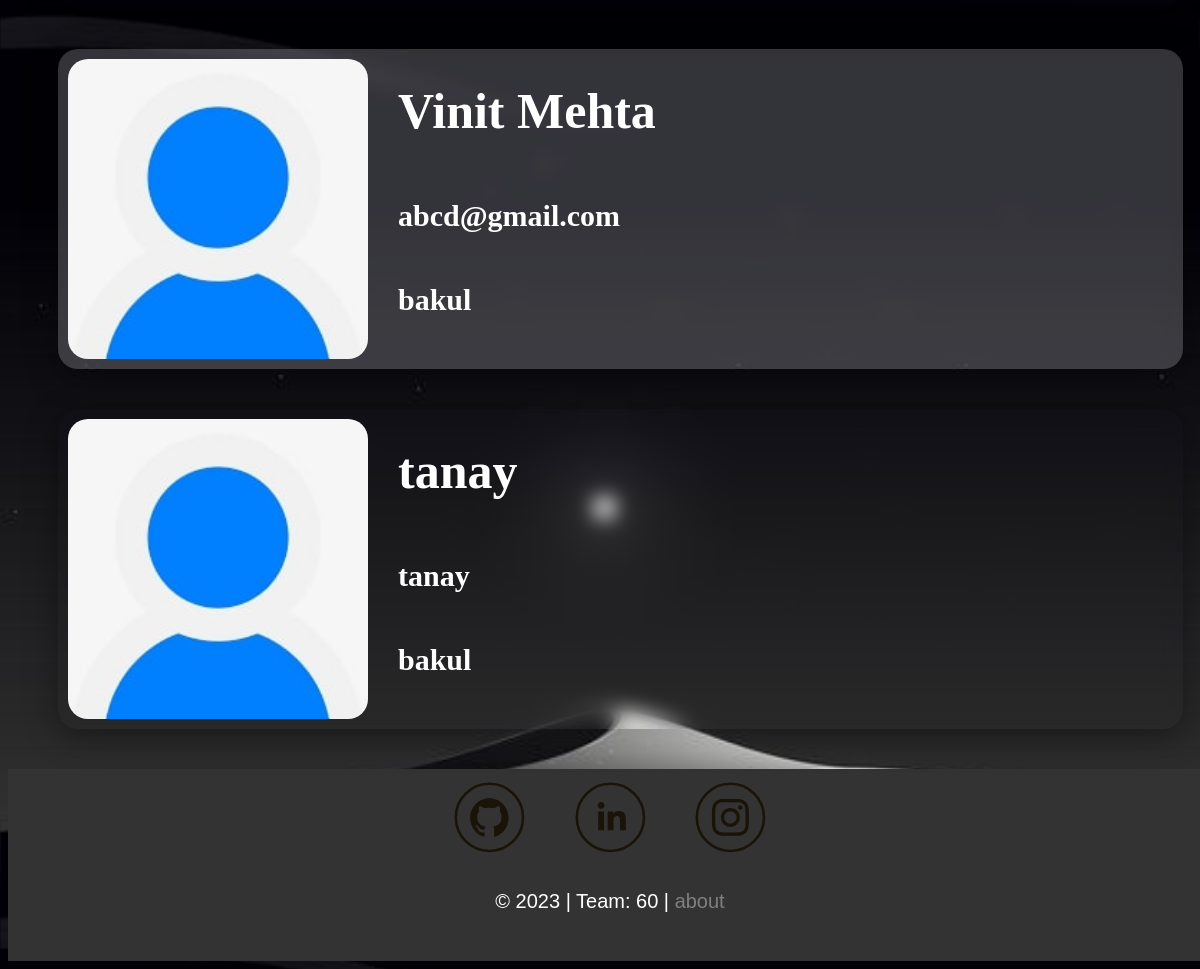
/discover (signed in, lower part), run on an earlier commit of the app's database.
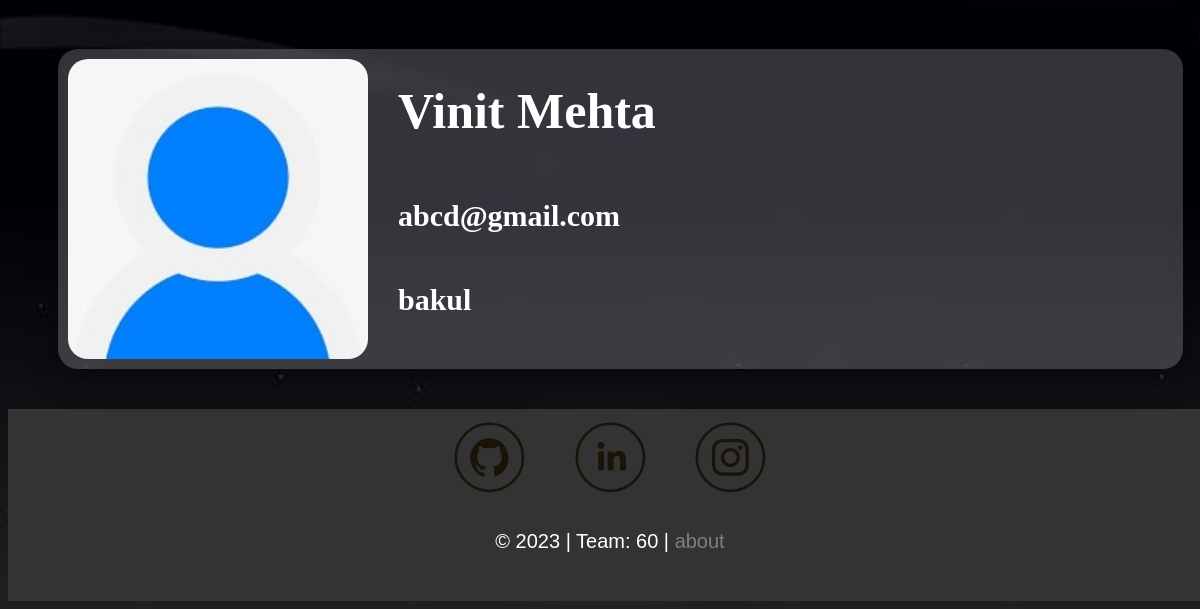
And on a later commit of the database.
### app.py (models this page shows, shortened)
class User(db.Model, UserMixin):
    id = db.Column(db.Integer, primary_key=True)
    name = db.Column(db.String(50), nullable=False)
    username = db.Column(db.String(20), unique=True, nullable=False)
    email = db.Column(db.String(120), unique=True, nullable=False)
    year = db.Column(db.String(3), nullable=False)
    course = db.Column(db.String(3), nullable=False)
    gender = db.Column(db.String(1), nullable=False)
    profile_photo = db.Column(db.String(20), nullable=False, default='default.jpg')
    have_breakfast = db.Column(db.String(1), nullable=False)
    exercise = db.Column(db.String(1), nullable=False)
    meditate = db.Column(db.String(1), nullable=False)
    intro_extro = db.Column(db.String(9), nullable=False)
    smoke = db.Column(db.String(1), nullable=False)
    drink = db.Column(db.String(1), nullable=False)
    present_hostel = db.Column(db.String(5), nullable=False)
    preferred_hostel = db.Column(db.String(5), nullable=False)
    password = db.Column(db.String(60), nullable=False)
    date_time = db.Column(db.DateTime, nullable=False, default=datetime.utcnow)
    content = db.Column(db.Text, nullable=False)
    roommate_pref1 = db.Column(db.Integer, nullable=False, default=-1)
    roommate_pref2 = db.Column(db.Integer, nullable=False, default=-1)
    roommate_pref3 = db.Column(db.Integer, nullable=False, default=-1)

### app.py (the view)
@app.route('/discover', methods=['GET', 'POST'])
def discover():
    users = query_db("SELECT * FROM User;")
    final_users = []
    for user in users:
        if user[2] == current_user.username:
            continue
        else:
            final_users.append(user)
    return render_template('Main-Pages/discover.html', users=final_users)

### app.py (called while the page is built)
@login_manager.user_loader
def load_user(user_id):
    return User.query.get(int(user_id))

def query_db(*args, **kw_args):
    db_path = os.path.join(os.path.dirname(__file__), 'instance', 'database.db')
    con = sqlite3.connect(db_path)
    cur = con.cursor()
    result = cur.execute(*args, **kw_args).fetchall()
    con.commit()
    cur.close()
    con.close()
    return result

### templates/Main-Pages/discover.html (shortened to what this page needs)
{% extends "Layouts/main-layout.html" %}
{% block css %}
<link rel="stylesheet" type="text/css"
  href="https://cdnjs.cloudflare.com/ajax/libs/font-awesome/4.7.0/css/font-awesome.min.css">
<link rel="stylesheet" type="text/css" href="{{ url_for('static', filename='CSS/index.css') }}">
<link rel="stylesheet" type="text/css" href="{{ url_for('static', filename='CSS/discover.css') }}">
{%endblock css %}
{% block content %}
<div class="block">>
  {% for user in users %}
  <div class="row">
    <a href="{{ url_for('open_user_profile', username=user[2]) }}" class="a-tag">
      <div class="col">
        <img src="{{ url_for('static', filename='Media/profile_pictures/' + user[7]) }}" alt="" class="image">
      </div>
      <div class="col">
        <h1>{{ user[1] }}</h1>
        <h2>{{ user[2] }}</h2>
        <h2>{{ user[15] }}</h2>
      </div>
    </a>
  </div>
  {% endfor %}
</div>
{% endblock content %}

### templates/Layouts/main-layout.html (shortened to what this page needs)
<!DOCTYPE html>
<html lang="en">
<head>
  <link rel="stylesheet" type="text/css" href="{{ url_for('static', filename='CSS/header-footer.css') }}">
  {% block css %}{% endblock %}
</head>
<body>
    <div class="background-image"></div>
  {% block content %}{% endblock %}
  <footer>
    <a class="social-link social-link--github" id="github" style="padding: 20px;" href="https://github.com/Vinit2244">
    </a>
    <a class="social-link social-link--linkedin" id="linkedin" style="padding: 20px;"
      href="https://www.linkedin.com/in/vinit-mehta-96138820a/">
    </a>
    <a class="social-link social-link--instagram" id="instagram" style="padding: 20px;"
      href="https://www.instagram.com/vinitzz._/">
    </a>
    <p style="font-family: Arial, Helvetica, sans-serif; font-size: 20px; padding-top: 10px;">
      &copy; 2023 | Team: 60 | <a href="{{ url_for('about') }}" style="color: grey;">about</a>
    </p>
  </footer>
</body>
</html>

### static/CSS/header-footer.css (style rules this page uses)
.background-image { position: fixed; top: 0; left: 0; width: 100%; height: 100%; background-repeat: no-repeat; background-size: contain; opacity: 0.2; z-index: -1; }
body { overflow-x: auto; }
footer { background-color: #333; color: #fff; padding: 10px; width: 100%; text-align: center; }
.social-link--linkedin { color: #2d76b0; }
.social-link--github { color: #000; }
.social-link--instagram { color: #9a2970; }
.social-link .social-svg { width: 4.8rem; height: 4.8rem; }

### static/CSS/index.css (style rules this page uses)
body { background-image: url('https://images.unsplash.com/photo-1494500764479-0c8f2919a3d8?ixlib=rb-4.0.3&ixid=MnwxMjA3fDB8MHxwaG90by1wYWdlfHx8fGVufDB8fHx8&auto=format&fit=crop&w=1170&q=80'); background-size: cover; }
.image { height: 330px; width: 600px; object-fit: cover; object-position: top; display: block; margin-left: auto; margin-right: auto; margin-bottom: none; border-radius: 30px; }
body { background-image: url('/static/Media/main_wp.jpg'); background-size:contain; }

### static/CSS/discover.css (style rules this page uses)
.block { display: flex; flex-direction: column; }
.row { margin-left: 50px; width: 95%; transition: transform 0.2s ease-in-out; }
.row:nth-child(odd) { display: flex; flex-direction: row; border-radius: 20px; margin-top: 10px; margin-bottom: 40px; color: white; box-shadow: 0 8px 32px 0 rgba( 0, 0, 0, 0.37); backdrop-filter: blur( 10px ) saturate(1.5); -webkit-backdrop-filter: blur( 4px ); transition: transform 0.2s ease-in-out; }
.row:nth-child(even) { display: flex; flex-direction: row; border-radius: 20px; margin-top: 10px; margin-bottom: 40px; color: white; background: rgba(255, 255, 255, 0.2); box-shadow: 0 8px 32px 0 rgba( 0, 0, 0, 0.37); backdrop-filter: blur( 10px ) saturate(1.5); -webkit-backdrop-filter: blur( 2px ); }
.a-tag { color: white; display: flex; flex-direction: row; }
a { text-decoration: none; }
.col { display: flex; flex-direction: column; }
.image { margin: 10px; width: 300px; height: 300px; border-radius: 20px; }
h1 { font-size: 50px; }
h2 { font-size: 30px; }
h1, h2 { padding-left: 20px; }

What changed in the data, as far as the page shows it:
removed User: profile_photo (placeholder picture), name "tanay", username "tanay", preferred_hostel "bakul"
